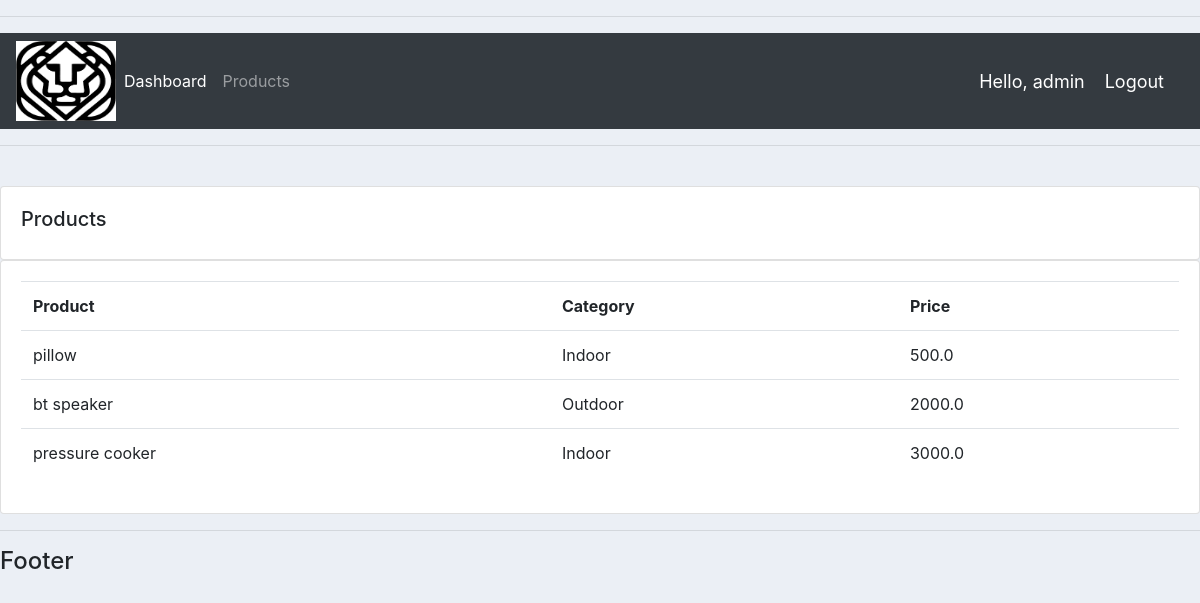
Screenshot of /products/ (signed in) with the database file from the repository.
### accounts/models.py (models this page shows, shortened)
class Product(models.Model):
    CATEGORY = (
        ('Indoor', 'Indoor'),
        ('Outdoor', 'Outdoor'),
    )
    name = models.CharField(max_length=200)
    price = models.FloatField(null=True)
    category = models.CharField(max_length=200, null=True, choices=CATEGORY)
    description = models.CharField(max_length=200, null=True, blank=True)
    date_created = models.DateTimeField(auto_now_add=True, null=True)
    tags = models.ManyToManyField(Tag)

### accounts/decorators.py (the view)
        def wrapper_func(request, *args, **kwargs):
            group = None
            if request.user.groups.exists():
                group = request.user.groups.all()[0].name
            if group in allowed_roles:
                return view_func(request, *args, **kwargs)
            else:
                return HttpResponse('You are not authorized to view this page.. ..')

### accounts/views.py (called while the page is built)
@login_required(login_url='login')
@allowed_users(allowed_roles=['Admin'])
def products(request):
    productss = Product.objects.all()
    context = {'products': productss}
    return render(request, 'products.html', context)

### templates/products.html
{% extends 'main.html' %}
{% block content %}
    <br>
    <div class="row">
        <div class="col-md">
            <div class="card card-body">
                <h5>Products</h5>
            </div>
            <div class="card card-body">
                <table class="table">
                    <tr>
                        <th>Product</th>
                        <th>Category</th>
                        <th>Price</th>
                    </tr>
                    {% for product in products %}
                        <tr>
                            <td>{{ product.name }}</td>
                            <td>{{ product.category }}</td>
                            <td>{{ product.price }}</td>
                        </tr>
                    {% endfor %}
                </table>
            </div>
        </div>
    </div>
{% endblock content %}

### templates/navbar.html (shortened to what this page needs)
{% load static %}
<nav class="navbar navbar-expand-lg navbar-dark bg-dark">
    <img src="{% static 'media/log.png' %}" alt="" style="height: 80px; width: 100px">
  <div class="collapse navbar-collapse" id="navbarNav">
    <ul class="navbar-nav">
      {% if request.user.is_staff %}
          <li class="nav-item active">
            <a class="nav-link" href="{% url 'home' %}">Dashboard</a>
          </li>
          <li class="nav-item">
            <a class="nav-link" href="{% url 'products' %}">Products</a>
          </li>
      {% else %}
          <li class="nav-item">
          <a class="nav-link" href="{% url 'account' %}">Settings</a>
          </li>
      {% endif %}
    </ul>
  </div>
    <span class="hello-msg">Hello, {{ request.user }}</span>
    <span><a class="hello-msg" href="{% url 'logout' %}">Logout</a></span>
</nav>

### static/css/main.css (style rules this page uses)
body { background-color: #ebeff5; }

### templates/navbar.html (style rules this page uses)
.hello-msg { font-size: 18px; color: #fff; margin-right: 20px; }

### rows the page displays
Product: name "pillow", category "Indoor", price "500.0"
Product: name "bt speaker", category "Outdoor", price "2000.0"
Product: name "pressure cooker", category "Indoor", price "3000.0"

### other values shown
{{ request.user }} "admin"
